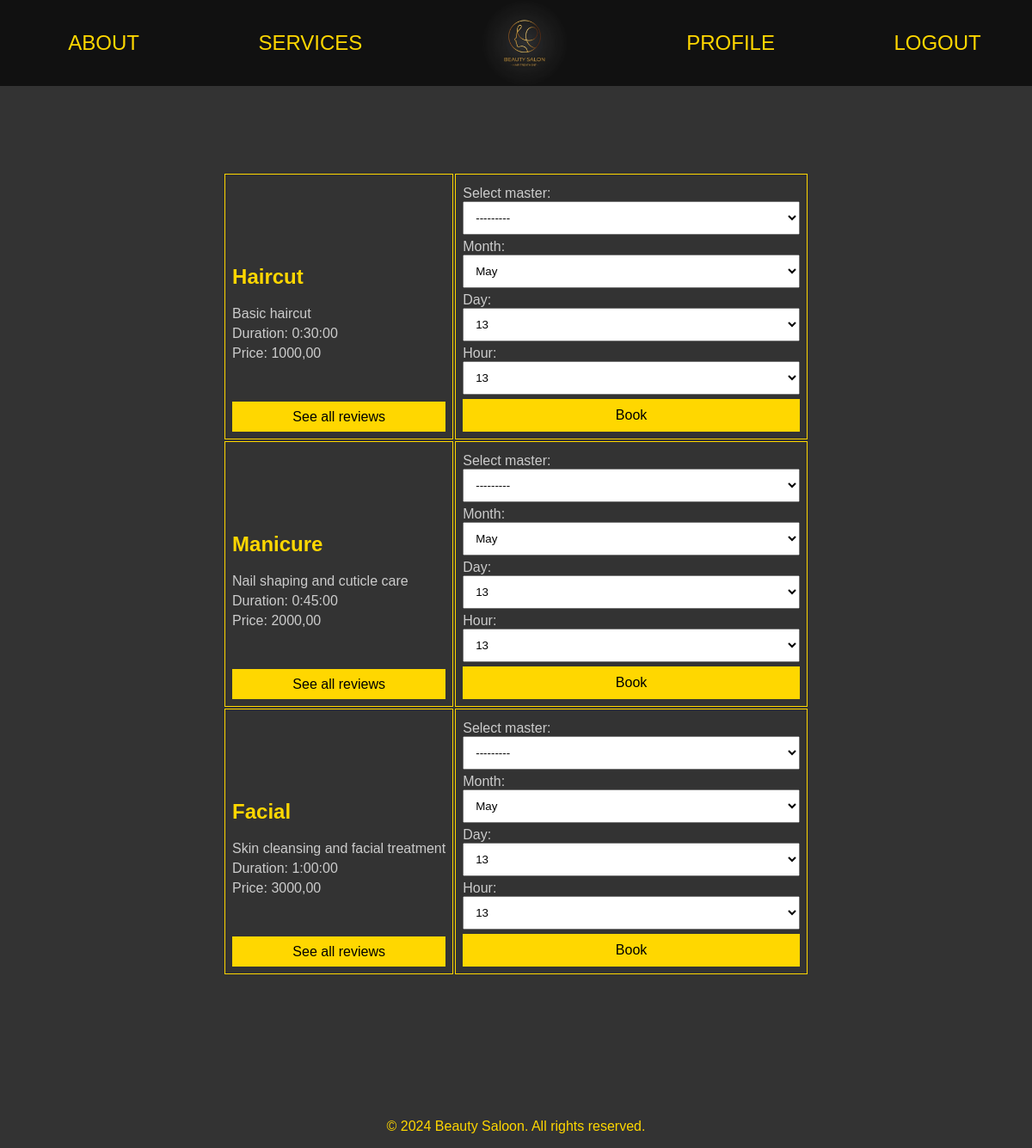
Page /services/ (signed in) on the committed database.
### booking/models.py (models this page shows, shortened)
class Service(models.Model):
    name = models.CharField(max_length=100)
    description = models.TextField()
    duration = models.DurationField()
    price = models.DecimalField(max_digits=6, decimal_places=2)  # Цена услуги

### booking/views/service.py (the view, shortened to what this page needs)
# urls.py: path('services/', services, name='services'),
@login_required
def services(request):
    services = Service.objects.all()
    forms_list = []
    for service in services:
        provider_form = ServiceProviderForm(prefix=f"service_{service.id}")
        date_time_form = BookingDateTimeForm(prefix=f"service_{service.id}")
        error_message = None
        current_data = None
        forms_list.append((service, provider_form, date_time_form, error_message, current_data))
    return render(request, 'services.html', {
        'forms_list': forms_list,
    })

### booking/forms.py (called while the page is built)
    def label_from_instance(self, obj):
        return f"{obj.user.first_name} {obj.user.last_name} - {obj.specialization}"

### booking/templates/services.html (shortened to what this page needs)
{% extends 'base.html' %}
{% block content %}
<div style="display: flex; justify-content: center;">
    <table class="services">
        {% for service, provider_form, date_time_form, error_message, current_data in forms_list %}
        <tr>
            <td>
                <h2>{{ service.name }}</h2>
                <p>{{ service.description }}</p>
                <p>Duration: {{ service.duration }}</p>
                <p>Price: {{ service.price }}</p>
                <a href="{% url 'service_reviews' service.id %}" class="link-as-button">See all reviews</a>
            </td>
            <td>
                <form method="post" action="">
                    {{ provider_form.as_p }}
                    {{ date_time_form.as_p }}
                    <button type="submit">Book</button>
                </form>
            </td>
        </tr>
        {% endfor %}
    </table>
</div>
{% endblock %}

### booking/static/css/style.css (style rules this page uses)
body { margin: 0; font-family: 'Fira Sans', sans-serif; background-color: #333; color: #ccc; }
.services { display: flex; flex-direction: column; align-items: flex-end; }
.services td, .services th { position: relative; border: 1px solid gold; padding: 8px; text-align: left; }
.services h2 { color: gold; font-size: 24px; }
.services p { color: #ссс; margin: 5px 0; }
.services form { display: block; }
.services input, .services select, .services button { width: 100%; padding: 10px; box-sizing: border-box; }
.services button { font-size: 16px; background-color: gold; color: black; border: none; cursor: pointer; transition: background-color 0.3s; }
.services .link-as-button { font-size: 16px; position: absolute; bottom: 8px; left: 8px; right: 8px; height: 35px; width: auto; background-color: gold; color: black; text-align: center; line-height: 35px; text-decoration: none; border: none; cursor: pointer; transition: background-color 0.3s; }

### rows in the picture
Service: name "Haircut", description "Basic haircut", duration "0:30:00", price "1000,00"
Service: name "Manicure", description "Nail shaping and cuticle care", duration "0:45:00", price "2000,00"
Service: name "Facial", description "Skin cleansing and facial treatment", duration "1:00:00", price "3000,00"
